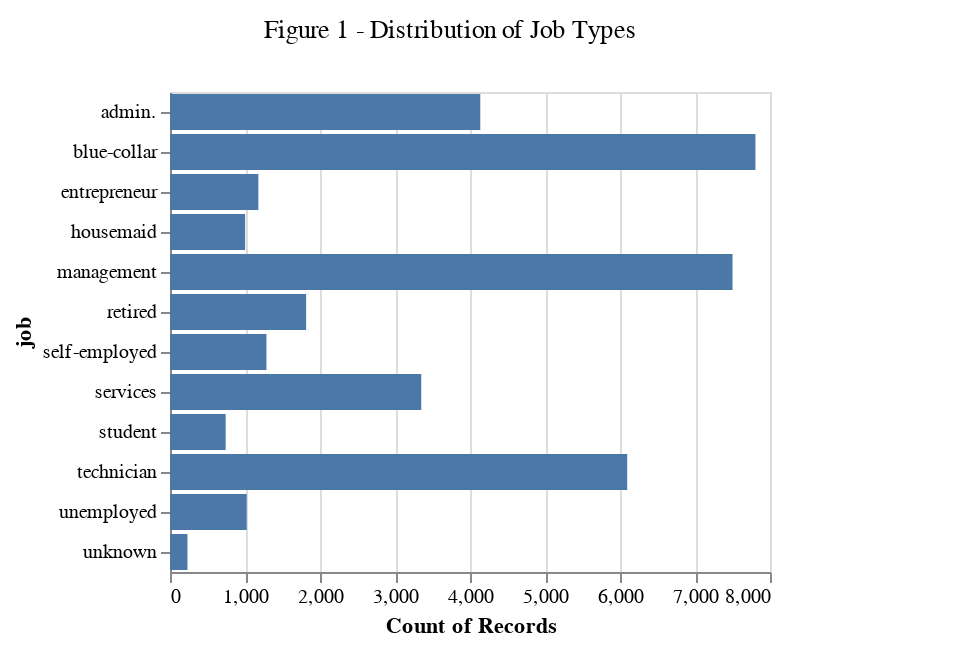
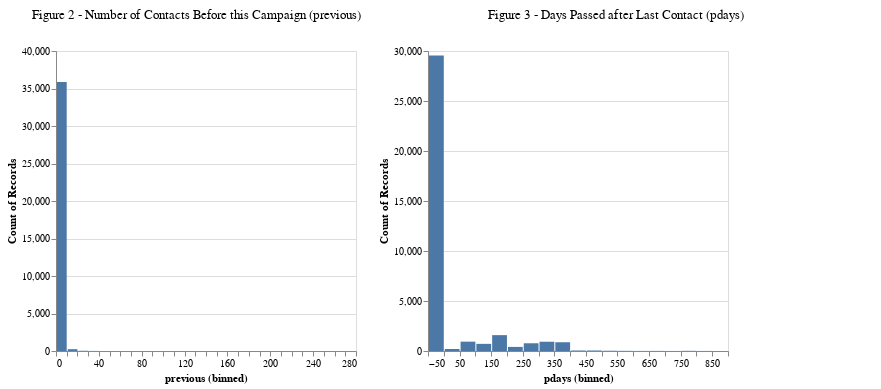

Notebook source saved alongside these figures, in order:
### Code cell
alt.data_transformers.enable("vegafusion")

_, categorical_plot = plot_eda(train_df, categorical_cols=['job'])
Fig_1 = categorical_plot

numerical_plot,_ = plot_eda(train_df, numerical_cols=['previous', 'pdays'])
Fig_2_3 = numerical_plot

title_fig_1 = alt.Chart({'values':[{}]}).mark_text(
    text='Figure 1 - Distribution of Job Types', 
    align='center',
    dx=-60,
    fontSize=13
).properties(width=400)

Fig1_with_title = alt.vconcat(title_fig_1, Fig_1)

title_fig_2 = alt.Chart({'values':[{}]}).mark_text(
    text='Figure 2 - Number of Contacts Before this Campaign (previous)', 
    align='center',
    dx=-60,
    fontSize=13
).properties(width=400)

title_fig_3 = alt.Chart({'values':[{}]}).mark_text(
    text='Figure 3 - Days Passed after Last Contact (pdays)', 
    align='center',
    dx=-60,
    fontSize=13
).properties(width=400)

titles = alt.hconcat(title_fig_2, title_fig_3)
Fig_2_3_with_title = alt.vconcat(titles, Fig_2_3)

display(Fig1_with_title)
display(Fig_2_3_with_title)

### Figure 1 — Vega specification as saved in the notebook (floating-point values rounded to 4 significant figures)
{"$schema": "https://vega.github.io/schema/vega/v5.json", "data": [{"name": "empty", "values": [{}]}, {"name": "source_0", "values": [{"__count": 7806, "job": "blue-collar"}, {"__count": 6096, "job": "technician"}, {"__count": 4137, "job": "admin."}, {"__count": 7500, "job": "management"}, {"__count": 3350, "job": "services"}, {"__count": 1023, "job": "unemployed"}, {"__count": 1002, "job": "housemaid"}, {"__count": 1815, "job": "retired"}, {"__count": 1178, "job": "entrepreneur"}, {"__count": 233, "job": "unknown"}, {"__count": 742, "job": "student"}, {"__count": 1286, "job": "self-employed"}]}, {"name": "source_0_child__job_x_domain___count", "values": [{"min": 233, "max": 7806}]}, {"name": "source_0_child__job_y_domain_job", "values": [{"job": "blue-collar"}, {"job": "technician"}, {"job": "admin."}, {"job": "management"}, {"job": "services"}, {"job": "unemployed"}, {"job": "housemaid"}, {"job": "retired"}, {"job": "entrepreneur"}, {"job": "unknown"}, {"job": "student"}, {"job": "self-employed"}]}], "signals": [{"name": "concat_0_width", "value": 400}, {"name": "concat_0_height", "value": 20}, {"name": "concat_1_childWidth", "value": 300}, {"name": "child__job_y_step", "value": 20}, {"name": "child__job_height", "update": "bandspace(domain('child__job_y').length, 0.1, 0.05) * child__job_y_step"}], "marks": [{"type": "group", "name": "concat_0_group", "encode": {"update": {"width": {"signal": "concat_0_width"}, "height": {"signal": "concat_0_height"}}}, "marks": [{"type": "text", "name": "concat_0_marks", "from": {"data": "empty"}, "encode": {"update": {"dx": {"value": -60}, "align": {"value": "center"}, "text": {"value": "Figure 1 - Distribution of Job Types"}, "fontSize": {"value": 13}, "fill": {"value": "black"}, "y": {"signal": "concat_0_height", "mult": 0.5}, "x": {"signal": "concat_0_width", "mult": 0.5}, "baseline": {"value": "middle"}}}, "style": ["text"]}], "style": "view"}, {"type": "group", "name": "concat_1_group", "marks": [{"type": "group", "name": "child__job_group", "encode": {"update": {"width": {"signal": "concat_1_childWidth"}, "height": {"signal": "child__job_height"}}}, "marks": [{"type": "rect", "name": "child__job_marks", "from": {"data": "source_0"}, "encode": {"update": {"fill": {"value": "#4c78a8"}, "x": {"field": "__count", "scale": "child__job_x"}, "height": {"signal": "max(0.25, bandwidth('child__job_y'))"}, "description": {"signal": "\"Count of Records: \" + (format(datum[\"__count\"], \"\")) + \"; job: \" + (isValid(datum[\"job\"]) ? datum[\"job\"] : \"\"+datum[\"job\"])"}, "ariaRoleDescription": {"value": "bar"}, "x2": {"value": 0, "scale": "child__job_x"}, "y": {"field": "job", "scale": "child__job_y"}}}, "style": ["bar"]}], "axes": [{"scale": "child__job_x", "maxExtent": 0, "grid": true, "gridScale": "child__job_y", "orient": "bottom", "domain": false, "tickCount": {"signal": "ceil(concat_1_childWidth/40)"}, "aria": false, "zindex": 0, "ticks": false, "minExtent": 0, "labels": false}, {"scale": "child__job_x", "title": "Count of Records", "labelFlush": true, "tickCount": {"signal": "ceil(concat_1_childWidth/40)"}, "orient": "bottom", "grid": false, "labelOverlap": true, "zindex": 0}, {"scale": "child__job_y", "zindex": 0, "grid": false, "title": "job", "orient": "left"}], "style": "cell"}], "layout": {"padding": 20, "columns": 3, "bounds": "full", "align": "all"}}], "scales": [{"name": "child__job_x", "type": "linear", "domain": [{"signal": "(data(\"source_0_child__job_x_domain___count\")[0] || {}).min"}, {"signal": "(data(\"source_0_child__job_x_domain___count\")[0] || {}).max"}], "range": [0, {"signal": "concat_1_childWidth"}], "zero": true, "nice": true}, {"name": "child__job_y", "type": "band", "domain": {"data": "source_0_child__job_y_domain_job", "field": "job", "sort": true}, "range": {"step": {"signal": "child__job_y_step"}}, "paddingInner": 0.1, "paddingOuter": 0.05}], "background": "white", "padding": 5, "layout": {"padding": 20, "columns": 1, "bounds": "full", "align": "each"}}

### Figure 2 — Vega specification as saved in the notebook (floating-point values rounded to 4 significant figures)
{"$schema": "https://vega.github.io/schema/vega/v5.json", "data": [{"name": "empty", "values": [{}]}, {"name": "source_0"}, {"name": "data_0", "values": [{"__count": 29556, "bin_maxbins_40_pdays": -50.0, "bin_maxbins_40_pdays_end": 0.0}, {"__count": 935, "bin_maxbins_40_pdays": 50.0, "bin_maxbins_40_pdays_end": 100.0}, {"__count": 715, "bin_maxbins_40_pdays": 100.0, "bin_maxbins_40_pdays_end": 150.0}, {"__count": 1586, "bin_maxbins_40_pdays": 150.0, "bin_maxbins_40_pdays_end": 200.0}, {"__count": 927, "bin_maxbins_40_pdays": 300.0, "bin_maxbins_40_pdays_end": 350.0}, {"__count": 876, "bin_maxbins_40_pdays": 350.0, "bin_maxbins_40_pdays_end": 400.0}, {"__count": 773, "bin_maxbins_40_pdays": 250.0, "bin_maxbins_40_pdays_end": 300.0}, {"__count": 201, "bin_maxbins_40_pdays": 0.0, "bin_maxbins_40_pdays_end": 50.0}, {"__count": 410, "bin_maxbins_40_pdays": 200.0, "bin_maxbins_40_pdays_end": 250.0}, {"__count": 51, "bin_maxbins_40_pdays": 400.0, "bin_maxbins_40_pdays_end": 450.0}, {"__count": 52, "bin_maxbins_40_pdays": 450.0, "bin_maxbins_40_pdays_end": 500.0}, {"__count": 26, "bin_maxbins_40_pdays": 500.0, "bin_maxbins_40_pdays_end": 550.0}, {"__count": 6, "bin_maxbins_40_pdays": 600.0, "bin_maxbins_40_pdays_end": 650.0}, {"__count": 3, "bin_maxbins_40_pdays": 850.0, "bin_maxbins_40_pdays_end": 900.0}, {"__count": 17, "bin_maxbins_40_pdays": 750.0, "bin_maxbins_40_pdays_end": 800.0}, {"__count": 5, "bin_maxbins_40_pdays": 800.0, "bin_maxbins_40_pdays_end": 850.0}, {"__count": 4, "bin_maxbins_40_pdays": 700.0, "bin_maxbins_40_pdays_end": 750.0}, {"__count": 15, "bin_maxbins_40_pdays": 550.0, "bin_maxbins_40_pdays_end": 600.0}, {"__count": 10, "bin_maxbins_40_pdays": 650.0, "bin_maxbins_40_pdays_end": 700.0}]}, {"name": "data_1", "values": [{"__count": 35882, "bin_maxbins_40_previous": 0.0, "bin_maxbins_40_previous_end": 10.0}, {"__count": 2, "bin_maxbins_40_previous": 50.0, "bin_maxbins_40_previous_end": 60.0}, {"__count": 30, "bin_maxbins_40_previous": 20.0, "bin_maxbins_40_previous_end": 30.0}, {"__count": 243, "bin_maxbins_40_previous": 10.0, "bin_maxbins_40_previous_end": 20.0}, {"__count": 1, "bin_maxbins_40_previous": 270.0, "bin_maxbins_40_previous_end": 280.0}, {"__count": 2, "bin_maxbins_40_previous": 40.0, "bin_maxbins_40_previous_end": 50.0}, {"__count": 8, "bin_maxbins_40_previous": 30.0, "bin_maxbins_40_previous_end": 40.0}]}, {"name": "data_1_child__previous_y_domain___count", "values": [{"min": 1, "max": 35882}]}, {"name": "data_0_child__pdays_y_domain___count", "values": [{"min": 3, "max": 29556}]}], "signals": [{"name": "child__previous_bin_maxbins_40_previous_bins", "value": {"fields": ["previous"], "fname": "bin_previous", "start": 0.0, "step": 10.0, "stop": 280.0}}, {"name": "child__pdays_bin_maxbins_40_pdays_bins", "value": {"fields": ["pdays"], "fname": "bin_pdays", "start": -50.0, "step": 50.0, "stop": 900.0}}, {"name": "concat_0_height", "value": 20}, {"name": "concat_0_childWidth", "value": 400}, {"name": "concat_1_childWidth", "value": 300}, {"name": "concat_1_childHeight", "value": 300}], "marks": [{"type": "group", "name": "concat_0_group", "marks": [{"type": "group", "name": "concat_0_concat_0_group", "encode": {"update": {"width": {"signal": "concat_0_childWidth"}, "height": {"signal": "concat_0_height"}}}, "marks": [{"type": "text", "name": "concat_0_concat_0_marks", "from": {"data": "empty"}, "encode": {"update": {"fontSize": {"value": 13}, "dx": {"value": -60}, "y": {"signal": "concat_0_height", "mult": 0.5}, "align": {"value": "center"}, "baseline": {"value": "middle"}, "fill": {"value": "black"}, "x": {"signal": "concat_0_childWidth", "mult": 0.5}, "text": {"value": "Figure 2 - Number of Contacts Before this Campaign (previous)"}}}, "style": ["text"]}], "style": "view"}, {"type": "group", "name": "concat_0_concat_1_group", "encode": {"update": {"height": {"signal": "concat_0_height"}, "width": {"signal": "concat_0_childWidth"}}}, "marks": [{"type": "text", "name": "concat_0_concat_1_marks", "from": {"data": "empty"}, "encode": {"update": {"dx": {"value": -60}, "text": {"value": "Figure 3 - Days Passed after Last Contact (pdays)"}, "x": {"signal": "concat_0_childWidth", "mult": 0.5}, "fontSize": {"value": 13}, "y": {"signal": "concat_0_height", "mult": 0.5}, "fill": {"value": "black"}, "align": {"value": "center"}, "baseline": {"value": "middle"}}}, "style": ["text"]}], "style": "view"}], "layout": {"padding": 20, "bounds": "full", "align": "each"}}, {"type": "group", "name": "concat_1_group", "marks": [{"type": "group", "name": "child__previous_group", "encode": {"update": {"width": {"signal": "concat_1_childWidth"}, "height": {"signal": "concat_1_childHeight"}}}, "marks": [{"type": "rect", "name": "child__previous_marks", "from": {"data": "data_1"}, "encode": {"update": {"y": {"field": "__count", "scale": "child__previous_y"}, "y2": {"value": 0, "scale": "child__previous_y"}, "fill": {"value": "#4c78a8"}, "x2": {"field": "bin_maxbins_40_previous", "scale": "child__previous_x", "offset": {"signal": "0.5 + (abs(scale(\"child__previous_x\", datum[\"bin_maxbins_40_previous_end\"]) - scale(\"child__previous_x\", datum[\"bin_maxbins_40_previous\"])) < 0.25 ? -0.5 * (0.25 - (abs(scale(\"child__previous_x\", datum[\"bin_maxbins_40_previous_end\"]) - scale(\"child__previous_x\", datum[\"bin_maxbins_40_previous\"])))) : 0.5)"}}, "x": {"field": "bin_maxbins_40_previous_end", "scale": "child__previous_x", "offset": {"signal": "0.5 + (abs(scale(\"child__previous_x\", datum[\"bin_maxbins_40_previous_end\"]) - scale(\"child__previous_x\", datum[\"bin_maxbins_40_previous\"])) < 0.25 ? 0.5 * (0.25 - (abs(scale(\"child__previous_x\", datum[\"bin_maxbins_40_previous_end\"]) - scale(\"child__previous_x\", datum[\"bin_maxbins_40_previous\"])))) : -0.5)"}}, "description": {"signal": "\"previous (binned): \" + (!isValid(datum[\"bin_maxbins_40_previous\"]) || !isFinite(+datum[\"bin_maxbins_40_previous\"]) ? \"null\" : format(datum[\"bin_maxbins_40_previous\"], \"\") + \" – \" + format(datum[\"bin_maxbins_40_previous_end\"], \"\")) + \"; Count of Records: \" + (format(datum[\"__count\"], \"\"))"}, "ariaRoleDescription": {"value": "bar"}}}, "style": ["bar"]}], "axes": [{"scale": "child__previous_y", "grid": true, "gridScale": "child__previous_x", "aria": false, "ticks": false, "maxExtent": 0, "zindex": 0, "labels": false, "domain": false, "tickCount": {"signal": "ceil(concat_1_childHeight/40)"}, "minExtent": 0, "orient": "left"}, {"scale": "child__previous_x", "orient": "bottom", "labelFlush": true, "tickCount": {"signal": "ceil(concat_1_childWidth/10)"}, "grid": false, "title": "previous (binned)", "zindex": 0, "labelOverlap": true}, {"scale": "child__previous_y", "zindex": 0, "orient": "left", "grid": false, "labelOverlap": true, "title": "Count of Records", "tickCount": {"signal": "ceil(concat_1_childHeight/40)"}}], "style": "cell"}, {"type": "group", "name": "child__pdays_group", "encode": {"update": {"width": {"signal": "concat_1_childWidth"}, "height": {"signal": "concat_1_childHeight"}}}, "marks": [{"type": "rect", "name": "child__pdays_marks", "from": {"data": "data_0"}, "encode": {"update": {"fill": {"value": "#4c78a8"}, "y2": {"value": 0, "scale": "child__pdays_y"}, "description": {"signal": "\"pdays (binned): \" + (!isValid(datum[\"bin_maxbins_40_pdays\"]) || !isFinite(+datum[\"bin_maxbins_40_pdays\"]) ? \"null\" : format(datum[\"bin_maxbins_40_pdays\"], \"\") + \" – \" + format(datum[\"bin_maxbins_40_pdays_end\"], \"\")) + \"; Count of Records: \" + (format(datum[\"__count\"], \"\"))"}, "ariaRoleDescription": {"value": "bar"}, "x2": {"field": "bin_maxbins_40_pdays", "scale": "child__pdays_x", "offset": {"signal": "0.5 + (abs(scale(\"child__pdays_x\", datum[\"bin_maxbins_40_pdays_end\"]) - scale(\"child__pdays_x\", datum[\"bin_maxbins_40_pdays\"])) < 0.25 ? -0.5 * (0.25 - (abs(scale(\"child__pdays_x\", datum[\"bin_maxbins_40_pdays_end\"]) - scale(\"child__pdays_x\", datum[\"bin_maxbins_40_pdays\"])))) : 0.5)"}}, "x": {"field": "bin_maxbins_40_pdays_end", "scale": "child__pdays_x", "offset": {"signal": "0.5 + (abs(scale(\"child__pdays_x\", datum[\"bin_maxbins_40_pdays_end\"]) - scale(\"child__pdays_x\", datum[\"bin_maxbins_40_pdays\"])) < 0.25 ? 0.5 * (0.25 - (abs(scale(\"child__pdays_x\", datum[\"bin_maxbins_40_pdays_end\"]) - scale(\"child__pdays_x\", datum[\"bin_maxbins_40_pdays\"])))) : -0.5)"}}, "y": {"field": "__count", "scale": "child__pdays_y"}}}, "style": ["bar"]}], "axes": [{"scale": "child__pdays_y", "labels": false, "gridScale": "child__pdays_x", "maxExtent": 0, "orient": "left", "aria": false, "minExtent": 0, "domain": false, "zindex": 0, "ticks": false, "tickCount": {"signal": "ceil(concat_1_childHeight/40)"}, "grid": true}, {"scale": "child__pdays_x", "orient": "bottom", "tickCount": {"signal": "ceil(concat_1_childWidth/10)"}, "labelOverlap": true, "grid": false, "labelFlush": true, "zindex": 0, "title": "pdays (binned)"}, {"scale": "child__pdays_y", "title": "Count of Records", "tickCount": {"signal": "ceil(concat_1_childHeight/40)"}, "orient": "left", "zindex": 0, "grid": false, "labelOverlap": true}], "style": "cell"}], "layout": {"padding": 20, "columns": 3, "bounds": "full", "align": "all"}}], "scales": [{"name": "child__previous_x", "type": "linear", "domain": {"signal": "[child__previous_bin_maxbins_40_previous_bins.start, child__previous_bin_maxbins_40_previous_bins.stop]"}, "range": [0, {"signal": "concat_1_childWidth"}], "bins": {"signal": "child__previous_bin_maxbins_40_previous_bins"}, "zero": false}, {"name": "child__previous_y", "type": "linear", "domain": [{"signal": "(data(\"data_1_child__previous_y_domain___count\")[0] || {}).min"}, {"signal": "(data(\"data_1_child__previous_y_domain___count\")[0] || {}).max"}], "range": [{"signal": "concat_1_childHeight"}, 0], "nice": true, "zero": true}, {"name": "child__pdays_x", "type": "linear", "domain": {"signal": "[child__pdays_bin_maxbins_40_pdays_bins.start, child__pdays_bin_maxbins_40_pdays_bins.stop]"}, "range": [0, {"signal": "concat_1_childWidth"}], "bins": {"signal": "child__pdays_bin_maxbins_40_pdays_bins"}, "zero": false}, {"name": "child__pdays_y", "type": "linear", "domain": [{"signal": "(data(\"data_0_child__pdays_y_domain___count\")[0] || {}).min"}, {"signal": "(data(\"data_0_child__pdays_y_domain___count\")[0] || {}).max"}], "range": [{"signal": "concat_1_childHeight"}, 0], "nice": true, "zero": true}], "background": "white", "layout": {"padding": 20, "columns": 1, "bounds": "full", "align": "each"}, "padding": 5}
